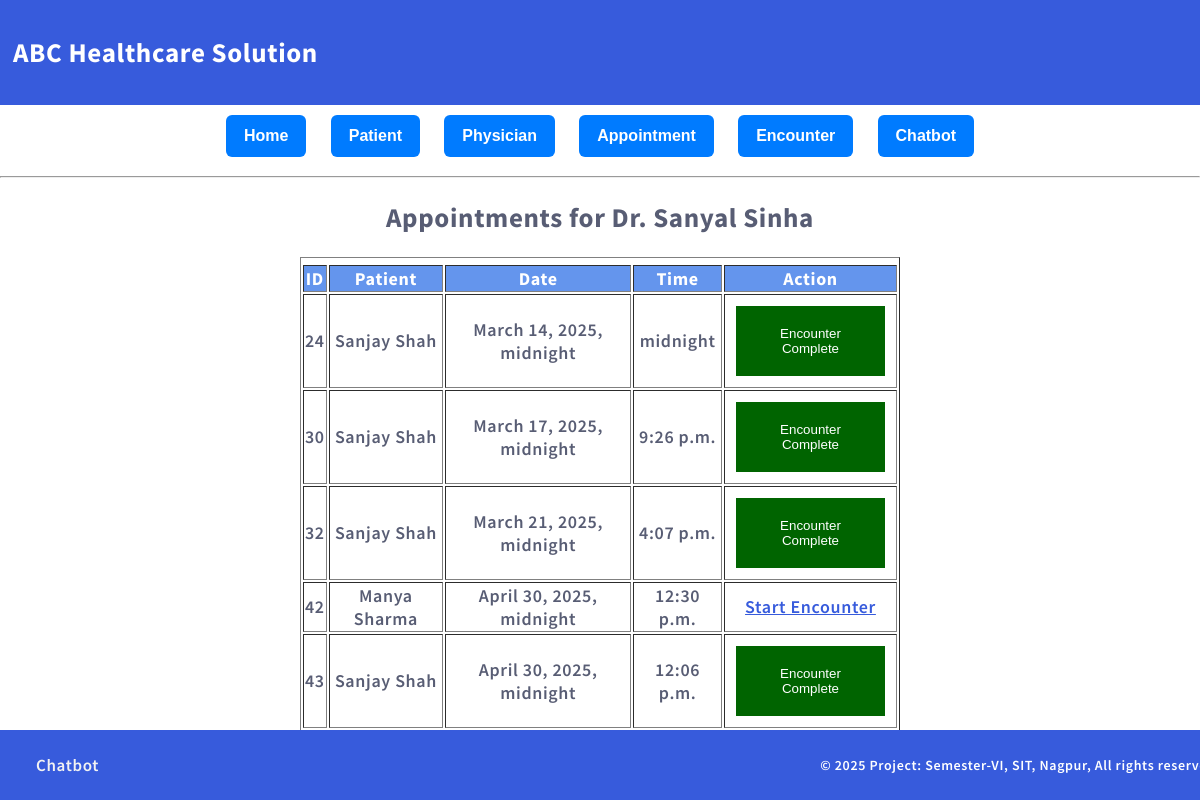
Screenshot of /select-appointment/2/ with the database file from the repository.
### members/models.py (models this page shows, shortened)
class Member(models.Model):
    firstname=models.CharField(max_length=255)
    lastname=models.CharField(max_length=255)
    phone=models.IntegerField(null=True)
    joined_date=models.DateField(null=True)
    specialization = models.CharField(max_length=255, blank=True, null=True)
    schedule = models.TextField(max_length=255, blank=True, null=True)
    remark = models.TextField(max_length=255, blank=True, null=True)
    physician_answer=models.TextField(blank=True, null=True)

class Appointment(models.Model):
    date_of_appointment = models.DateTimeField()
    time_of_appointment= models.TimeField()
    patient = models.ForeignKey('members.Patient', on_delete=models.CASCADE)
    physician = models.ForeignKey('members.Member', on_delete=models.CASCADE)
    remark = models.TextField(blank=True, null=True)
    appointment_answer=models.TextField(blank=True, null=True)
    encounter_status = models.BooleanField(default=False)  # This should be present

class Patient(models.Model):
    firstname=models.CharField(max_length=255)
    lastname=models.CharField(max_length=255)
    dob=models.DateField(null=True)
    add=models.CharField(max_length=500)
    phone=models.IntegerField(null=True)
    gender = models.CharField(max_length=10, choices=[('Male', 'Male'), ('Female', 'Female'), ('Other', 'Other')], null=True, blank=True)  # New field

### members/views.py (the view)
# urls.py: path('select-appointment/<int:physician_id>/', select_appointment, name='select_appointment'),
def select_appointment(request, physician_id):
    physician = get_object_or_404(Member, id=physician_id)
    print(physician.firstname)
    appointments = Appointment.objects.filter(physician=physician)
    return render(request, 'select_appointment.html', {'physician': physician, 'appointments': appointments})

### members/templates/select_appointment.html
{% extends 'master.html' %}
{% block content %}
<center><h2>Appointments for {{ physician.firstname }} {{ physician.lastname }}</h2>
<table border="1" style="text-align:center;padding-top:5px; padding-bottom:5px;width:50%;">
    <tr style="text-align:center;background-color: cornflowerblue;padding-top:5px; padding-bottom:5px;color:white;width:50%;">
        <th>ID</th>
        <th>Patient</th>
        <th>Date</th>
        <th>Time</th>
        <th>Action</th>
    </tr>
    {% for appointment in appointments %}
    <tr>
        <td>{{ appointment.id }}</td>
        <td>{{ appointment.patient.firstname }} {{ appointment.patient.lastname }}</td>
        <td>{{ appointment.date_of_appointment }}</td>
        <td>{{ appointment.time_of_appointment }}</td>
        <td>{% if appointment.encounter_status %}
                <button disabled style="background-color: darkgreen ">Encounter Complete</button>
            {% else %}
                <a href="{% url 'create_encounter' appointment.id %}">Start Encounter</a>
            {% endif %}</td>
        </tr>
            {% empty %}
    <tr>
        <td colspan="5">No appointments available.</td>
    </tr>
    {% endfor %}
</table></center>
{% endblock %}

### mystaticfiles/mystyles.css (style rules this page uses)
body { margin:0; font: 600 18px 'Source Sans Pro', sans-serif; letter-spacing: 0.64px; color: #585d74; }
button { background-color:darkblue; color:white; border-radius: 5x; padding: 20px; margin : 10px; border:3px; border-color:white; }
a:link, a:visited { color: #375BDC; }

### rows the page displays
Member: firstname "Dr. Sanyal", lastname "Sinha"
Appointment: id "24", patient.firstname "Sanjay", patient.lastname "Shah", date_of_appointment "March 14, 2025, midnight", time_of_appointment "midnight", encounter_status "Encounter Complete"
Appointment: id "30", patient.firstname "Sanjay", patient.lastname "Shah", date_of_appointment "March 17, 2025, midnight", time_of_appointment "9:26 p.m.", encounter_status "Encounter Complete"
Appointment: id "32", patient.firstname "Sanjay", patient.lastname "Shah", date_of_appointment "March 21, 2025, midnight", time_of_appointment "4:07 p.m.", encounter_status "Encounter Complete"
Appointment: id "42", patient.firstname "Manya", patient.lastname "Sharma", date_of_appointment "April 30, 2025, midnight", time_of_appointment "12:30 p.m.", encounter_status "Start Encounter"
Appointment: id "43", patient.firstname "Sanjay", patient.lastname "Shah", date_of_appointment "April 30, 2025, midnight", time_of_appointment "12:06 p.m.", encounter_status "Encounter Complete"
